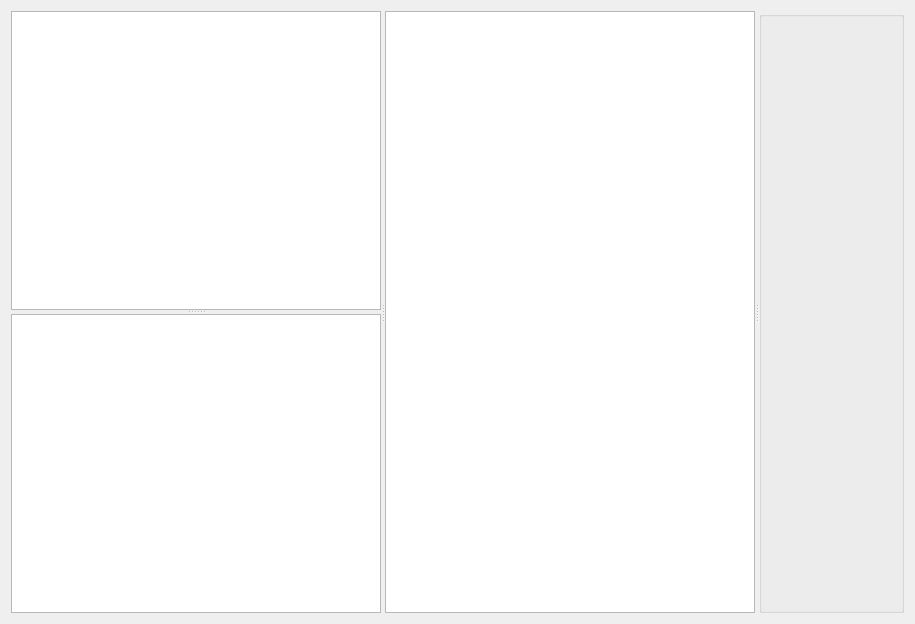
<?xml version="1.0" encoding="UTF-8"?>
<ui version="4.0">
 <class>LxDragDropWidget</class>
 <widget class="QWidget" name="LxDragDropWidget">
  <property name="geometry">
   <rect>
    <x>0</x>
    <y>0</y>
    <width>915</width>
    <height>624</height>
   </rect>
  </property>
  <property name="windowTitle">
   <string>LxDragDropWidget</string>
  </property>
  <layout class="QGridLayout" name="gridLayout">
   <item row="0" column="0">
    <widget class="QSplitter" name="splitter_3">
     <property name="orientation">
      <enum>Qt::Horizontal</enum>
     </property>
     <widget class="QSplitter" name="splitter_2">
      <property name="orientation">
       <enum>Qt::Horizontal</enum>
      </property>
      <widget class="QSplitter" name="splitter">
       <property name="orientation">
        <enum>Qt::Vertical</enum>
       </property>
       <widget class="LxTreeWidget" name="treeWidget">
        <property name="styleSheet">
         <string notr="true"/>
        </property>
        <property name="dragEnabled">
         <bool>true</bool>
        </property>
        <property name="indentation">
         <number>10</number>
        </property>
        <property name="headerHidden">
         <bool>true</bool>
        </property>
        <column>
         <property name="text">
          <string>1</string>
         </property>
        </column>
       </widget>
       <widget class="QUndoView" name="undoView"/>
      </widget>
      <widget class="LxGraphicsView" name="graphicsView"/>
     </widget>
     <widget class="QGroupBox" name="groupBox">
      <property name="title">
       <string/>
      </property>
     </widget>
    </widget>
   </item>
  </layout>
 </widget>
 <layoutdefault spacing="6" margin="11"/>
 <customwidgets>
  <customwidget>
   <class>LxGraphicsView</class>
   <extends>QGraphicsView</extends>
   <header>lxgraphicsview.h</header>
  </customwidget>
  <customwidget>
   <class>LxTreeWidget</class>
   <extends>QTreeWidget</extends>
   <header>lxtreewidget.h</header>
  </customwidget>
 </customwidgets>
 <resources>
  <include location="app.qrc"/>
 </resources>
 <connections/>
</ui>
